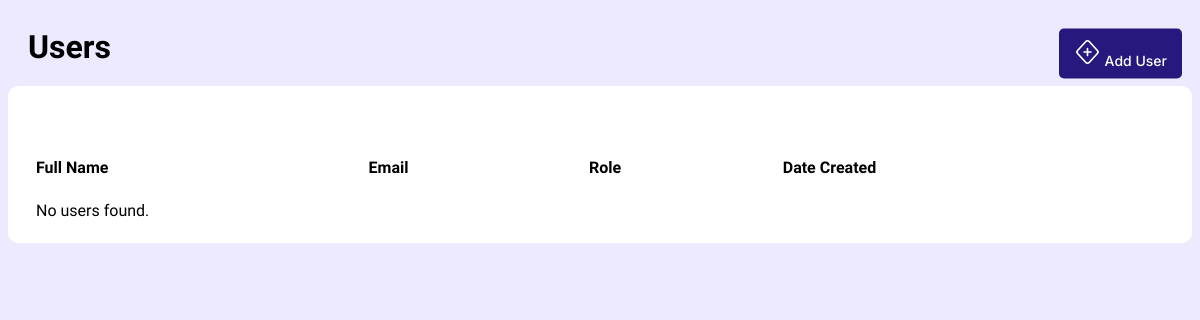
Before: /public/view_users.php with the older database file.
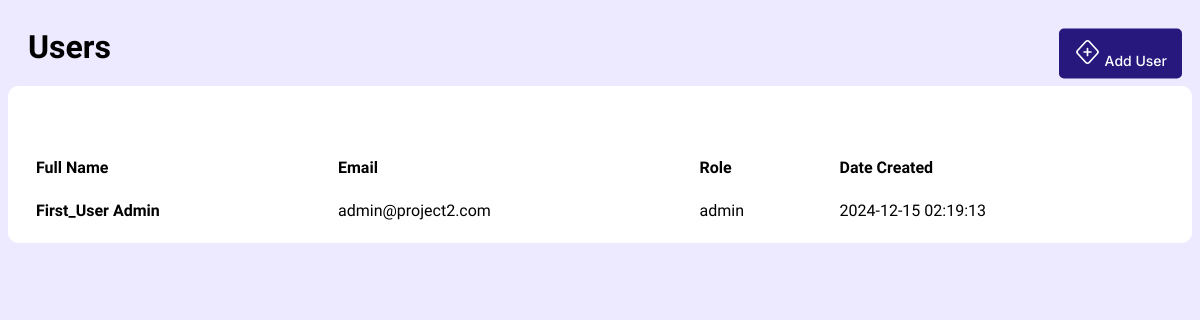
After: the same page with the newer database file.
### tables this page shows
CREATE TABLE IF NOT EXISTS Users (
    id INT AUTO_INCREMENT PRIMARY KEY,
    firstname VARCHAR(500),
    lastname VARCHAR(500),
    password VARCHAR(500),
    email VARCHAR(500) UNIQUE,
    role VARCHAR(500),
    created_at DATETIME DEFAULT CURRENT_TIMESTAMP 
);

### models/user.php (called while the page is built, shortened)
<?php
class User{
    private $firstname;
    private $lastname;
    private $email;
    private $role;
    private $created_at;
    private static array $users = [];
    private static $conn;
    public function __construct($id, $firstname, $lastname, $email, $role, $created_at) {
        $this->firstname = $firstname;
        $this->lastname = $lastname;
        $this->email = $email;
        $this->role = $role;
        $this->created_at = $created_at;
        if (!self::userIdExists($id)) {
            self::$users[$id] = $this;
        }
     }
    public static function userIdExists($id): bool{
        return isset(self::$users[$id]);
    }
    public function getFname() {
        return $this->firstname;
    }
    public function getLname() {
        return $this->lastname;
    }
    public function getEmail() {
        return $this->email;
    }
    public function getRole():string {
        return $this->role;
    }
    public function getCreatedAt() {
        return $this->created_at;
    }
    public static function setConnection($conn){
        self::$conn = $conn;
    }
    public static function getUsers():array {
        return self::$users;
    }
        public static function getAllUsers() {
        $stmt = self::$conn->prepare("SELECT * FROM users");
        $stmt->execute();
        $users = $stmt->fetchAll(PDO::FETCH_ASSOC);
        if (!$users) {
            return;
        }else{
            foreach ($users as $user) {
                self::$users[$user['id']] = new User(
                    $user['id'],
                    $user['firstname'],
                    $user['lastname'],
                    $user['email'],
                    $user['role'],
                    $user['created_at']
                );
            }
        }
    }
}
?>

### public/view_users.php (the view, shortened to what this page needs)
<?php
require_once '../models/user.php';
User::getAllUsers();
$users = User::getUsers();
?>
<!DOCTYPE html>
<html lang="en">
<head>
    <link rel="stylesheet" href="Viewusers.css">
</head>
<body>
    <div class="Userhead">
    <h1>Users</h1>
    </div>
    <button class="add-btn" id="addUserBtn">
    Add User
    </button>
    <div class= "usertab">
    <table class="user-table">
        <thead>
            <tr>
                <th>Full Name</th>
                <th>Email</th>
                <th>Role</th>
                <th>Date Created</th>
            </tr>
        </thead>
        <tbody>
            <?php if (!empty($users)): ?>
                <?php foreach ($users as $user): ?>
                    <tr>
                        <td><strong><?php echo htmlspecialchars($user->getLName() . ' ' . $user->getFName()); ?></strong></td>
                        <td><?php echo htmlspecialchars($user->getEmail()); ?></td>
                        <td><?php echo htmlspecialchars($user->getRole()); ?></td>
                        <td><?php echo htmlspecialchars($user->getCreatedAt()); ?></td>
                    </tr>
                <?php endforeach; ?>
            <?php else: ?>
                <tr>
                    <td colspan="4">No users found.</td>
                </tr>
            <?php endif; ?>
        </tbody>
    </table>
            </div>
</body>
</html>

### public/Viewusers.css (style rules this page uses)
th,td { padding: 12px; margin-left: auto; margin-right: auto; font-family: "Cabin", sans-serif; font-optical-sizing: auto; font-weight: 400; font-style: normal; border-bottom: 2px, solid, black; }
th { font-family: "Atkinson Hyperlegible", sans-serif; font-weight: 800; }
table { border-collapse: collapse; padding: 12px; border-radius: 20px; width: 100%; margin-left: auto; margin-right: auto; font-family: "Cabin", sans-serif; font-optical-sizing: auto; font-weight: 400; font-style: normal; text-align: left; }
.Userhead { margin: 0; padding: 20px; }
.Userhead h1 { font-family: "Atkinson Hyperlegible", sans-serif; font-size: 32px; font-weight: 800; margin: 0; }
body { background-color: #edeaff; }
.usertab { padding: 10px 15px; border: 1px solid white; border-radius: 10px; background-color: white; }
.add-btn { background-color: #27187E; border: none; color: white; padding: 10px 15px; text-align: center; text-decoration: none; font-family: "Inter", sans-serif; font-size: 14px; font-weight: 500; cursor: pointer; margin: 5px 10px 5px 0px; border-radius: 5px; float: right; transform: translateY(-125%); }

Changed rows visible on the page:
added users: $user->getLName() . ' ' . $user->getFName() "First_User Admin", email "admin@project2.com", role "admin", created_at "2024-12-15 02:19:13"
Other visible differences:
text no longer shown: "No users found."
